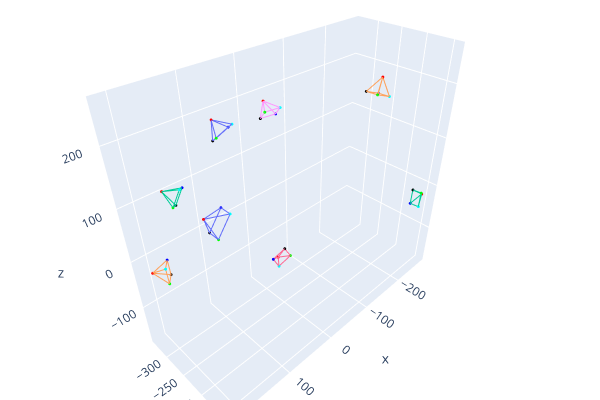

The notebook cell this image was saved under:
### Code cell
rays = [pose_encoder._compute_view_rays(cam['Kinv'], cam['R'][:1], cam['t'][:1], (0, 0, 0, 0), cam['shape'][-2:]) for cam in cams]
geometries = [i for o, d in rays for i in get_camera_geometry(o, d, d_multiplier=30)]

# Also using point cloud bc for some reason colors in lines are not working
draw_plotly(geometries)

### Figure 1 — Plotly figure (JSON) as saved in the notebook; plotly's stock layout.template omitted (floating-point values rounded to 4 significant figures)
{"data": [{"mode": "lines", "type": "scatter3d", "x": [206.5, 197.3, null, 206.5, 198.8, null, 206.5, 177.5, null, 206.5, 178.9, null, 197.3, 198.8, null, 197.3, 177.5, null, 198.8, 178.9, null, 177.5, 178.9, null], "y": [-151.0, -157.3, null, -151.0, -138.3, null, -151.0, -158.2, null, -151.0, -139.2, null, -157.3, -138.3, null, -157.3, -158.2, null, -138.3, -139.2, null, -158.2, -139.2, null], "z": [178.0, 150.1, null, 178.0, 151.9, null, 178.0, 175.1, null, 178.0, 176.9, null, 150.1, 151.9, null, 150.1, 175.1, null, 151.9, 176.9, null, 175.1, 176.9, null]}, {"marker": {"color": [[1.0, 0.0, 0.0], [0.0, 0.0, 0.0], [0.0, 1.0, 0.0], [0.0, 0.0, 1.0], [0.0, 1.0, 1.0]], "size": 1}, "mode": "markers", "type": "scatter3d", "x": [206.5, 197.3, 198.8, 177.5, 178.9], "y": [-151.0, -157.3, -138.3, -158.2, -139.2], "z": [178.0, 150.1, 151.9, 175.1, 176.9]}, {"mode": "lines", "type": "scatter3d", "x": [-272.2, -248.8, null, -272.2, -250.4, null, -272.2, -244.9, null, -272.2, -246.5, null, -248.8, -250.4, null, -248.8, -244.9, null, -250.4, -246.5, null, -244.9, -246.5, null], "y": [-151.7, -158.5, null, -151.7, -141.5, null, -151.7, -157.5, null, -151.7, -140.6, null, -158.5, -141.5, null, -158.5, -157.5, null, -141.5, -140.6, null, -157.5, -140.6, null], "z": [-21.85, -4.35, null, -21.85, -3.995, null, -21.85, -32.82, null, -21.85, -32.46, null, -4.35, -3.995, null, -4.35, -32.82, null, -3.995, -32.46, null, -32.82, -32.46, null]}, {"marker": {"color": [[1.0, 0.0, 0.0], [0.0, 0.0, 0.0], [0.0, 1.0, 0.0], [0.0, 0.0, 1.0], [0.0, 1.0, 1.0]], "size": 1}, "mode": "markers", "type": "scatter3d", "x": [-272.2, -248.8, -250.4, -244.9, -246.5], "y": [-151.7, -158.5, -141.5, -157.5, -140.6], "z": [-21.85, -4.35, -3.995, -32.82, -32.46]}, {"mode": "lines", "type": "scatter3d", "x": [-106.2, -82.73, null, -106.2, -83.14, null, -106.2, -112.2, null, -106.2, -112.6, null, -82.73, -83.14, null, -82.73, -112.2, null, -83.14, -112.6, null, -112.2, -112.6, null], "y": [-152.5, -161.1, null, -152.5, -142.1, null, -152.5, -161.4, null, -152.5, -142.4, null, -161.1, -142.1, null, -161.1, -161.4, null, -142.1, -142.4, null, -161.4, -142.4, null], "z": [254.7, 238.1, null, 254.7, 238.6, null, 254.7, 226.6, null, 254.7, 227.1, null, 238.1, 238.6, null, 238.1, 226.6, null, 238.6, 227.1, null, 226.6, 227.1, null]}, {"marker": {"color": [[1.0, 0.0, 0.0], [0.0, 0.0, 0.0], [0.0, 1.0, 0.0], [0.0, 0.0, 1.0], [0.0, 1.0, 1.0]], "size": 1}, "mode": "markers", "type": "scatter3d", "x": [-106.2, -82.73, -83.14, -112.2, -112.6], "y": [-152.5, -161.1, -142.1, -161.4, -142.4], "z": [254.7, 238.1, 238.6, 226.6, 227.1]}, {"mode": "lines", "type": "scatter3d", "x": [-67.86, -75.18, null, -67.86, -79.15, null, -67.86, -44.85, null, -67.86, -48.82, null, -75.18, -79.15, null, -75.18, -44.85, null, -79.15, -48.82, null, -44.85, -48.82, null], "y": [-339.5, -327.0, null, -339.5, -314.9, null, -339.5, -328.6, null, -339.5, -316.4, null, -327.0, -314.9, null, -327.0, -328.6, null, -314.9, -316.4, null, -328.6, -316.4, null], "z": [-172.3, -146.0, null, -172.3, -159.4, null, -172.3, -156.4, null, -172.3, -169.8, null, -146.0, -159.4, null, -146.0, -156.4, null, -159.4, -169.8, null, -156.4, -169.8, null]}, {"marker": {"color": [[1.0, 0.0, 0.0], [0.0, 0.0, 0.0], [0.0, 1.0, 0.0], [0.0, 0.0, 1.0], [0.0, 1.0, 1.0]], "size": 1}, "mode": "markers", "type": "scatter3d", "x": [-67.86, -75.18, -79.15, -44.85, -48.82], "y": [-339.5, -327.0, -314.9, -328.6, -316.4], "z": [-172.3, -146.0, -159.4, -156.4, -169.8]}, {"mode": "lines", "type": "scatter3d", "x": [-46.3, -28.55, null, -46.3, -28.75, null, -46.3, -60.19, null, -46.3, -60.39, null, -28.55, -28.75, null, -28.55, -60.19, null, -28.75, -60.39, null, -60.19, -60.39, null], "y": [-338.9, -326.9, null, -338.9, -315.3, null, -338.9, -325.1, null, -338.9, -313.6, null, -326.9, -315.3, null, -326.9, -325.1, null, -315.3, -313.6, null, -325.1, -313.6, null], "z": [180.0, 159.0, null, 180.0, 174.0, null, 180.0, 157.3, null, 180.0, 172.2, null, 159.0, 174.0, null, 159.0, 157.3, null, 174.0, 172.2, null, 157.3, 172.2, null]}, {"marker": {"color": [[1.0, 0.0, 0.0], [0.0, 0.0, 0.0], [0.0, 1.0, 0.0], [0.0, 0.0, 1.0], [0.0, 1.0, 1.0]], "size": 1}, "mode": "markers", "type": "scatter3d", "x": [-46.3, -28.55, -28.75, -60.19, -60.39], "y": [-338.9, -326.9, -315.3, -325.1, -313.6], "z": [180.0, 159.0, 174.0, 157.3, 172.2]}, {"mode": "lines", "type": "scatter3d", "x": [74.82, 81.53, null, 74.82, 84.88, null, 74.82, 51.33, null, 74.82, 54.69, null, 81.53, 84.88, null, 81.53, 51.33, null, 84.88, 54.69, null, 51.33, 54.69, null], "y": [-312.0, -304.0, null, -312.0, -289.5, null, -312.0, -305.2, null, -312.0, -290.7, null, -304.0, -289.5, null, -304.0, -305.2, null, -289.5, -290.7, null, -305.2, -290.7, null], "z": [197.2, 169.1, null, 197.2, 180.2, null, 197.2, 179.8, null, 197.2, 190.9, null, 169.1, 180.2, null, 169.1, 179.8, null, 180.2, 190.9, null, 179.8, 190.9, null]}, {"marker": {"color": [[1.0, 0.0, 0.0], [0.0, 0.0, 0.0], [0.0, 1.0, 0.0], [0.0, 0.0, 1.0], [0.0, 1.0, 1.0]], "size": 1}, "mode": "markers", "type": "scatter3d", "x": [74.82, 81.53, 84.88, 51.33, 54.69], "y": [-312.0, -304.0, -289.5, -305.2, -290.7], "z": [197.2, 169.1, 180.2, 179.8, 190.9]}, {"mode": "lines", "type": "scatter3d", "x": [157.1, 145.2, null, 157.1, 156.3, null, 157.1, 130.0, null, 157.1, 141.1, null, 145.2, 156.3, null, 145.2, 130.0, null, 156.3, 141.1, null, 130.0, 141.1, null], "y": [-339.3, -326.1, null, -339.3, -314.6, null, -339.3, -326.4, null, -339.3, -315.0, null, -326.1, -314.6, null, -326.1, -326.4, null, -314.6, -315.0, null, -326.4, -315.0, null], "z": [100.1, 75.95, null, 100.1, 83.02, null, 100.1, 100.4, null, 100.1, 107.5, null, 75.95, 83.02, null, 75.95, 100.4, null, 83.02, 107.5, null, 100.4, 107.5, null]}, {"marker": {"color": [[1.0, 0.0, 0.0], [0.0, 0.0, 0.0], [0.0, 1.0, 0.0], [0.0, 0.0, 1.0], [0.0, 1.0, 1.0]], "size": 1}, "mode": "markers", "type": "scatter3d", "x": [157.1, 145.2, 156.3, 130.0, 141.1], "y": [-339.3, -326.1, -314.6, -326.4, -315.0], "z": [100.1, 75.95, 83.02, 100.4, 107.5]}, {"mode": "lines", "type": "scatter3d", "x": [210.1, 185.1, null, 210.1, 197.2, null, 210.1, 186.8, null, 210.1, 198.9, null, 185.1, 197.2, null, 185.1, 186.8, null, 197.2, 198.9, null, 186.8, 198.9, null], "y": [-312.5, -305.1, null, -312.5, -290.5, null, -312.5, -304.3, null, -312.5, -289.8, null, -305.1, -290.5, null, -305.1, -304.3, null, -290.5, -289.8, null, -304.3, -289.8, null], "z": [-10.43, -25.32, null, -10.43, -26.32, null, -10.43, 6.685, null, -10.43, 5.687, null, -25.32, -26.32, null, -25.32, 6.685, null, -26.32, 5.687, null, 6.685, 5.687, null]}, {"marker": {"color": [[1.0, 0.0, 0.0], [0.0, 0.0, 0.0], [0.0, 1.0, 0.0], [0.0, 0.0, 1.0], [0.0, 1.0, 1.0]], "size": 1}, "mode": "markers", "type": "scatter3d", "x": [210.1, 185.1, 197.2, 186.8, 198.9], "y": [-312.5, -305.1, -290.5, -304.3, -289.8], "z": [-10.43, -25.32, -26.32, 6.685, 5.687]}], "layout": {"height": 400, "margin": {"b": 0, "l": 0, "r": 0, "t": 0}, "scene": {"camera": {"center": {"x": 0, "y": 0, "z": 0}, "up": {"x": 0, "y": 0, "z": 1}}}, "showlegend": false, "width": 600}}
